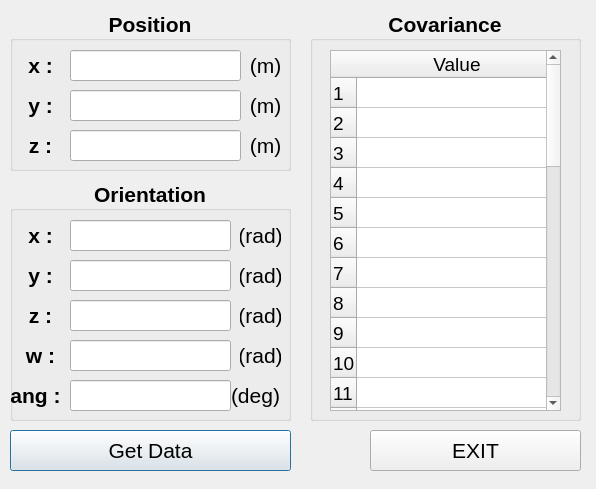
<?xml version="1.0" encoding="UTF-8"?>
<ui version="4.0">
 <class>getamclpos_Dlg</class>
 <widget class="QDialog" name="getamclpos_Dlg">
  <property name="geometry">
   <rect>
    <x>0</x>
    <y>0</y>
    <width>596</width>
    <height>489</height>
   </rect>
  </property>
  <property name="windowTitle">
   <string>Get AMCL Position</string>
  </property>
  <widget class="QGroupBox" name="pos_groupBox">
   <property name="geometry">
    <rect>
     <x>10</x>
     <y>10</y>
     <width>281</width>
     <height>161</height>
    </rect>
   </property>
   <property name="font">
    <font>
     <pointsize>16</pointsize>
     <weight>75</weight>
     <bold>true</bold>
    </font>
   </property>
   <property name="title">
    <string>Position</string>
   </property>
   <property name="alignment">
    <set>Qt::AlignCenter</set>
   </property>
   <widget class="QLabel" name="posx_label">
    <property name="geometry">
     <rect>
      <x>10</x>
      <y>40</y>
      <width>41</width>
      <height>31</height>
     </rect>
    </property>
    <property name="text">
     <string>x :</string>
    </property>
    <property name="alignment">
     <set>Qt::AlignCenter</set>
    </property>
   </widget>
   <widget class="QLineEdit" name="posx_lineEdit">
    <property name="geometry">
     <rect>
      <x>60</x>
      <y>40</y>
      <width>171</width>
      <height>31</height>
     </rect>
    </property>
    <property name="font">
     <font>
      <pointsize>14</pointsize>
      <weight>50</weight>
      <bold>false</bold>
     </font>
    </property>
    <property name="alignment">
     <set>Qt::AlignRight|Qt::AlignTrailing|Qt::AlignVCenter</set>
    </property>
   </widget>
   <widget class="QLabel" name="posxunit_label">
    <property name="geometry">
     <rect>
      <x>240</x>
      <y>40</y>
      <width>31</width>
      <height>31</height>
     </rect>
    </property>
    <property name="font">
     <font>
      <weight>50</weight>
      <bold>false</bold>
     </font>
    </property>
    <property name="text">
     <string>(m)</string>
    </property>
    <property name="alignment">
     <set>Qt::AlignCenter</set>
    </property>
   </widget>
   <widget class="QLabel" name="posy_label">
    <property name="geometry">
     <rect>
      <x>10</x>
      <y>80</y>
      <width>41</width>
      <height>31</height>
     </rect>
    </property>
    <property name="text">
     <string>y :</string>
    </property>
    <property name="alignment">
     <set>Qt::AlignCenter</set>
    </property>
   </widget>
   <widget class="QLabel" name="posyunit_label">
    <property name="geometry">
     <rect>
      <x>240</x>
      <y>80</y>
      <width>31</width>
      <height>31</height>
     </rect>
    </property>
    <property name="font">
     <font>
      <weight>50</weight>
      <bold>false</bold>
     </font>
    </property>
    <property name="text">
     <string>(m)</string>
    </property>
    <property name="alignment">
     <set>Qt::AlignCenter</set>
    </property>
   </widget>
   <widget class="QLineEdit" name="posy_lineEdit">
    <property name="geometry">
     <rect>
      <x>60</x>
      <y>80</y>
      <width>171</width>
      <height>31</height>
     </rect>
    </property>
    <property name="font">
     <font>
      <pointsize>14</pointsize>
      <weight>50</weight>
      <bold>false</bold>
     </font>
    </property>
    <property name="alignment">
     <set>Qt::AlignRight|Qt::AlignTrailing|Qt::AlignVCenter</set>
    </property>
   </widget>
   <widget class="QLabel" name="poszunit_label">
    <property name="geometry">
     <rect>
      <x>240</x>
      <y>120</y>
      <width>31</width>
      <height>31</height>
     </rect>
    </property>
    <property name="font">
     <font>
      <weight>50</weight>
      <bold>false</bold>
     </font>
    </property>
    <property name="text">
     <string>(m)</string>
    </property>
    <property name="alignment">
     <set>Qt::AlignCenter</set>
    </property>
   </widget>
   <widget class="QLineEdit" name="posz_lineEdit">
    <property name="geometry">
     <rect>
      <x>60</x>
      <y>120</y>
      <width>171</width>
      <height>31</height>
     </rect>
    </property>
    <property name="font">
     <font>
      <pointsize>14</pointsize>
      <weight>50</weight>
      <bold>false</bold>
     </font>
    </property>
    <property name="alignment">
     <set>Qt::AlignRight|Qt::AlignTrailing|Qt::AlignVCenter</set>
    </property>
   </widget>
   <widget class="QLabel" name="posz_label">
    <property name="geometry">
     <rect>
      <x>10</x>
      <y>120</y>
      <width>41</width>
      <height>31</height>
     </rect>
    </property>
    <property name="text">
     <string>z :</string>
    </property>
    <property name="alignment">
     <set>Qt::AlignCenter</set>
    </property>
   </widget>
  </widget>
  <widget class="QGroupBox" name="orient_groupBox">
   <property name="geometry">
    <rect>
     <x>10</x>
     <y>180</y>
     <width>281</width>
     <height>241</height>
    </rect>
   </property>
   <property name="font">
    <font>
     <pointsize>16</pointsize>
     <weight>75</weight>
     <bold>true</bold>
    </font>
   </property>
   <property name="title">
    <string>Orientation</string>
   </property>
   <property name="alignment">
    <set>Qt::AlignCenter</set>
   </property>
   <widget class="QLabel" name="orientx_label">
    <property name="geometry">
     <rect>
      <x>10</x>
      <y>40</y>
      <width>41</width>
      <height>31</height>
     </rect>
    </property>
    <property name="text">
     <string>x :</string>
    </property>
    <property name="alignment">
     <set>Qt::AlignCenter</set>
    </property>
   </widget>
   <widget class="QLineEdit" name="orientx_lineEdit">
    <property name="geometry">
     <rect>
      <x>60</x>
      <y>40</y>
      <width>161</width>
      <height>31</height>
     </rect>
    </property>
    <property name="font">
     <font>
      <pointsize>14</pointsize>
      <weight>50</weight>
      <bold>false</bold>
     </font>
    </property>
    <property name="alignment">
     <set>Qt::AlignRight|Qt::AlignTrailing|Qt::AlignVCenter</set>
    </property>
   </widget>
   <widget class="QLabel" name="orientxunit_label">
    <property name="geometry">
     <rect>
      <x>230</x>
      <y>40</y>
      <width>41</width>
      <height>31</height>
     </rect>
    </property>
    <property name="font">
     <font>
      <weight>50</weight>
      <bold>false</bold>
     </font>
    </property>
    <property name="text">
     <string>(rad)</string>
    </property>
    <property name="alignment">
     <set>Qt::AlignCenter</set>
    </property>
   </widget>
   <widget class="QLabel" name="orienty_label">
    <property name="geometry">
     <rect>
      <x>10</x>
      <y>80</y>
      <width>41</width>
      <height>31</height>
     </rect>
    </property>
    <property name="text">
     <string>y :</string>
    </property>
    <property name="alignment">
     <set>Qt::AlignCenter</set>
    </property>
   </widget>
   <widget class="QLabel" name="orientyunit_label">
    <property name="geometry">
     <rect>
      <x>230</x>
      <y>80</y>
      <width>41</width>
      <height>31</height>
     </rect>
    </property>
    <property name="font">
     <font>
      <weight>50</weight>
      <bold>false</bold>
     </font>
    </property>
    <property name="text">
     <string>(rad)</string>
    </property>
    <property name="alignment">
     <set>Qt::AlignCenter</set>
    </property>
   </widget>
   <widget class="QLineEdit" name="orienty_lineEdit">
    <property name="geometry">
     <rect>
      <x>60</x>
      <y>80</y>
      <width>161</width>
      <height>31</height>
     </rect>
    </property>
    <property name="font">
     <font>
      <pointsize>14</pointsize>
      <weight>50</weight>
      <bold>false</bold>
     </font>
    </property>
    <property name="alignment">
     <set>Qt::AlignRight|Qt::AlignTrailing|Qt::AlignVCenter</set>
    </property>
   </widget>
   <widget class="QLabel" name="orientzunit_label">
    <property name="geometry">
     <rect>
      <x>230</x>
      <y>120</y>
      <width>41</width>
      <height>31</height>
     </rect>
    </property>
    <property name="font">
     <font>
      <weight>50</weight>
      <bold>false</bold>
     </font>
    </property>
    <property name="text">
     <string>(rad)</string>
    </property>
    <property name="alignment">
     <set>Qt::AlignCenter</set>
    </property>
   </widget>
   <widget class="QLineEdit" name="orientz_lineEdit">
    <property name="geometry">
     <rect>
      <x>60</x>
      <y>120</y>
      <width>161</width>
      <height>31</height>
     </rect>
    </property>
    <property name="font">
     <font>
      <pointsize>14</pointsize>
      <weight>50</weight>
      <bold>false</bold>
     </font>
    </property>
    <property name="alignment">
     <set>Qt::AlignRight|Qt::AlignTrailing|Qt::AlignVCenter</set>
    </property>
   </widget>
   <widget class="QLabel" name="orientz_label">
    <property name="geometry">
     <rect>
      <x>10</x>
      <y>120</y>
      <width>41</width>
      <height>31</height>
     </rect>
    </property>
    <property name="text">
     <string>z :</string>
    </property>
    <property name="alignment">
     <set>Qt::AlignCenter</set>
    </property>
   </widget>
   <widget class="QLabel" name="orientw_label">
    <property name="geometry">
     <rect>
      <x>10</x>
      <y>160</y>
      <width>41</width>
      <height>31</height>
     </rect>
    </property>
    <property name="text">
     <string>w :</string>
    </property>
    <property name="alignment">
     <set>Qt::AlignCenter</set>
    </property>
   </widget>
   <widget class="QLabel" name="orientwunit_label">
    <property name="geometry">
     <rect>
      <x>230</x>
      <y>160</y>
      <width>41</width>
      <height>31</height>
     </rect>
    </property>
    <property name="font">
     <font>
      <weight>50</weight>
      <bold>false</bold>
     </font>
    </property>
    <property name="text">
     <string>(rad)</string>
    </property>
    <property name="alignment">
     <set>Qt::AlignCenter</set>
    </property>
   </widget>
   <widget class="QLineEdit" name="orientw_lineEdit">
    <property name="geometry">
     <rect>
      <x>60</x>
      <y>160</y>
      <width>161</width>
      <height>31</height>
     </rect>
    </property>
    <property name="font">
     <font>
      <pointsize>14</pointsize>
      <weight>50</weight>
      <bold>false</bold>
     </font>
    </property>
    <property name="alignment">
     <set>Qt::AlignRight|Qt::AlignTrailing|Qt::AlignVCenter</set>
    </property>
   </widget>
   <widget class="QLineEdit" name="orienta_lineEdit">
    <property name="geometry">
     <rect>
      <x>60</x>
      <y>200</y>
      <width>161</width>
      <height>31</height>
     </rect>
    </property>
    <property name="font">
     <font>
      <pointsize>14</pointsize>
      <weight>50</weight>
      <bold>false</bold>
     </font>
    </property>
    <property name="alignment">
     <set>Qt::AlignRight|Qt::AlignTrailing|Qt::AlignVCenter</set>
    </property>
   </widget>
   <widget class="QLabel" name="orienta_label">
    <property name="geometry">
     <rect>
      <x>0</x>
      <y>200</y>
      <width>51</width>
      <height>31</height>
     </rect>
    </property>
    <property name="text">
     <string>ang :</string>
    </property>
    <property name="alignment">
     <set>Qt::AlignCenter</set>
    </property>
   </widget>
   <widget class="QLabel" name="orientaunit_label">
    <property name="geometry">
     <rect>
      <x>220</x>
      <y>200</y>
      <width>51</width>
      <height>31</height>
     </rect>
    </property>
    <property name="font">
     <font>
      <weight>50</weight>
      <bold>false</bold>
     </font>
    </property>
    <property name="text">
     <string>(deg)</string>
    </property>
    <property name="alignment">
     <set>Qt::AlignCenter</set>
    </property>
   </widget>
  </widget>
  <widget class="QGroupBox" name="cov_groupBox">
   <property name="geometry">
    <rect>
     <x>310</x>
     <y>10</y>
     <width>271</width>
     <height>411</height>
    </rect>
   </property>
   <property name="font">
    <font>
     <pointsize>16</pointsize>
     <weight>75</weight>
     <bold>true</bold>
    </font>
   </property>
   <property name="title">
    <string>Covariance</string>
   </property>
   <property name="alignment">
    <set>Qt::AlignCenter</set>
   </property>
   <widget class="QTableWidget" name="covval_tableWidget">
    <property name="geometry">
     <rect>
      <x>20</x>
      <y>40</y>
      <width>231</width>
      <height>361</height>
     </rect>
    </property>
    <property name="font">
     <font>
      <pointsize>14</pointsize>
      <weight>50</weight>
      <bold>false</bold>
     </font>
    </property>
    <property name="rowCount">
     <number>36</number>
    </property>
    <attribute name="horizontalHeaderDefaultSectionSize">
     <number>200</number>
    </attribute>
    <attribute name="horizontalHeaderMinimumSectionSize">
     <number>70</number>
    </attribute>
    <row/>
    <row/>
    <row/>
    <row/>
    <row/>
    <row/>
    <row/>
    <row/>
    <row/>
    <row/>
    <row/>
    <row/>
    <row/>
    <row/>
    <row/>
    <row/>
    <row/>
    <row/>
    <row/>
    <row/>
    <row/>
    <row/>
    <row/>
    <row/>
    <row/>
    <row/>
    <row/>
    <row/>
    <row/>
    <row/>
    <row/>
    <row/>
    <row/>
    <row/>
    <row/>
    <row/>
    <column>
     <property name="text">
      <string>Value</string>
     </property>
    </column>
   </widget>
  </widget>
  <widget class="QPushButton" name="getdata_PB">
   <property name="geometry">
    <rect>
     <x>10</x>
     <y>430</y>
     <width>281</width>
     <height>41</height>
    </rect>
   </property>
   <property name="font">
    <font>
     <pointsize>16</pointsize>
     <weight>50</weight>
     <bold>false</bold>
    </font>
   </property>
   <property name="text">
    <string>Get Data</string>
   </property>
  </widget>
  <widget class="QPushButton" name="gap_exit_PB">
   <property name="geometry">
    <rect>
     <x>370</x>
     <y>430</y>
     <width>211</width>
     <height>41</height>
    </rect>
   </property>
   <property name="font">
    <font>
     <pointsize>16</pointsize>
     <weight>50</weight>
     <bold>false</bold>
    </font>
   </property>
   <property name="text">
    <string>EXIT</string>
   </property>
  </widget>
 </widget>
 <resources/>
 <connections/>
</ui>
